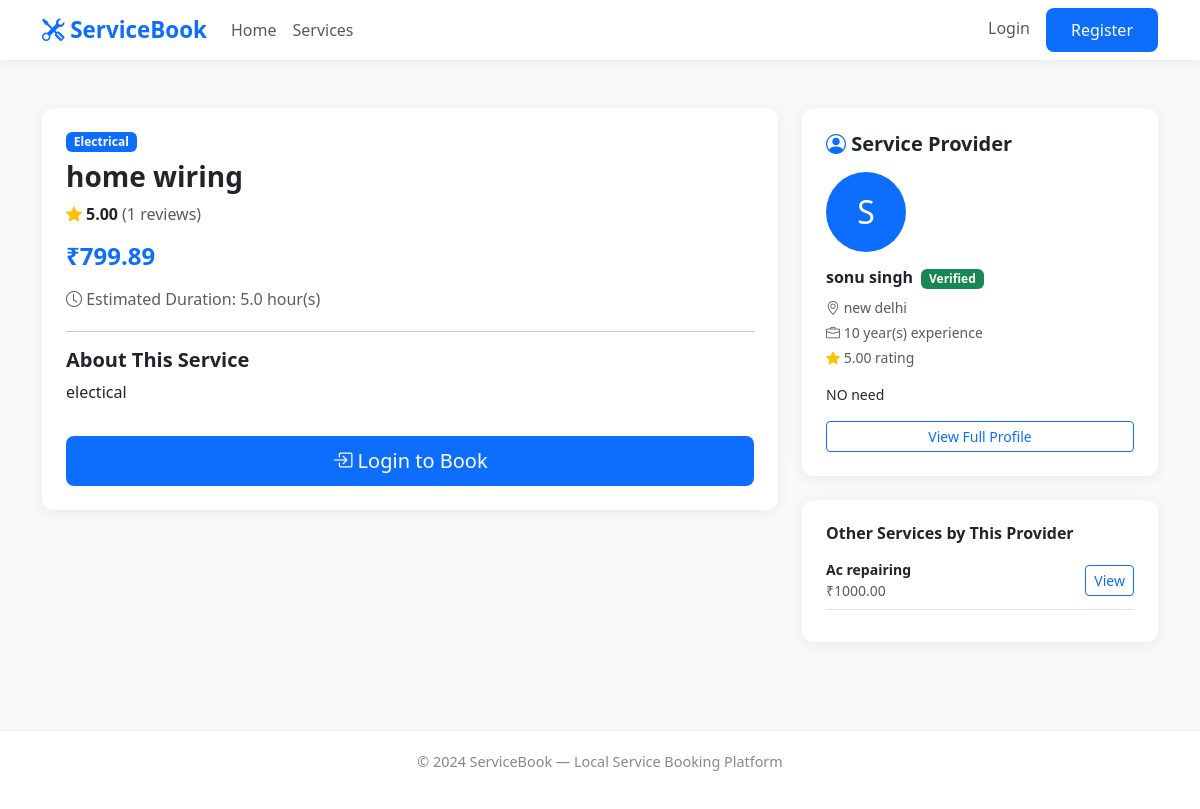
Screenshot of /services/3/ with the database file from the repository.
### services/models.py (models this page shows, shortened)
class Service(models.Model):
    provider = models.ForeignKey(
        'accounts.ProviderProfile',
        on_delete=models.CASCADE,
        related_name='services'
    )
    category = models.ForeignKey(
        'services.ServiceCategory',
        on_delete=models.SET_NULL,
        null=True,
        related_name='services'
    )
    name = models.CharField(max_length=200)
    description = models.TextField()
    price = models.DecimalField(max_digits=8, decimal_places=2)
    duration_hours = models.DecimalField(
        max_digits=4,
        decimal_places=1,
        default=1.0
    )
    is_available = models.BooleanField(default=True)
    created_at = models.DateTimeField(auto_now_add=True)
    updated_at = models.DateTimeField(auto_now=True)
    class Meta:
        ordering = ['-created_at']

class ServiceCategory(models.Model):
    name = models.CharField(max_length=100, unique=True)
    description = models.TextField(blank=True)
    icon = models.CharField(max_length=100, blank=True)
    is_active = models.BooleanField(default=True)
    created_at = models.DateTimeField(auto_now_add=True)
    class Meta:
        verbose_name = 'Service Category'
        verbose_name_plural = 'Service Categories'
        ordering = ['name']

### accounts/models.py (models this page shows, shortened)
class ProviderProfile(models.Model):
    user = models.OneToOneField(
        'accounts.User',
        on_delete=models.CASCADE,
        related_name='provider_profile'
    )
    bio = models.TextField(blank=True)
    address = models.TextField(blank=True)
    city = models.CharField(max_length=100, blank=True)
    experience_years = models.PositiveIntegerField(default=0)
    profile_photo = models.ImageField(
        upload_to='provider_photos/',
        blank=True,
        null=True
    )
    is_verified = models.BooleanField(default=False)
    is_available = models.BooleanField(default=True)
    average_rating = models.DecimalField(
        max_digits=3,
        decimal_places=2,
        default=0.00
    )
    total_reviews = models.PositiveIntegerField(default=0)
    created_at = models.DateTimeField(auto_now_add=True)
    updated_at = models.DateTimeField(auto_now=True)

class User(AbstractUser):
    ROLE_CUSTOMER = 'customer'
    ROLE_PROVIDER = 'provider'
    ROLE_ADMIN = 'admin'
    ROLE_CHOICES = [
        (ROLE_CUSTOMER, 'Customer'),
        (ROLE_PROVIDER, 'Service Provider'),
        (ROLE_ADMIN, 'Administrator'),
    ]
    role = models.CharField(
        max_length=20,
        choices=ROLE_CHOICES,
        default=ROLE_CUSTOMER,
    )
    phone = models.CharField(max_length=15, blank=True)
    email = models.EmailField(unique=True)

### services/views.py (the view)
# urls.py: path('<int:pk>/', views.service_detail, name='service_detail'),
def service_detail(request, pk):
    service = get_object_or_404(Service, pk=pk, is_available=True)
    provider = service.provider
    other_services = Service.objects.filter(
        provider=provider,
        is_available=True
    ).exclude(pk=pk)[:3]
    context = {
        'service': service,
        'provider': provider,
        'other_services': other_services,
    }
    return render(request, 'services/service_detail.html', context)

### notifications/context_processors.py (called while the page is built)
def notification_count(request):
    if request.user.is_authenticated:
        count = request.user.notifications.filter(
            is_read=False
        ).count()
        return {'unread_notifications': count}
    return {'unread_notifications': 0}

### templates/services/service_detail.html (shortened to what this page needs)
{% extends 'base.html' %}
{% block content %}
<div class="container py-5">
    <div class="row">
        <div class="col-md-8">
            <div class="card p-4 mb-4">
                <span class="badge bg-primary mb-2" style="width:fit-content;">
                    {{ service.category.name }}
                </span>
                <h3 class="fw-bold">{{ service.name }}</h3>
                <div class="d-flex align-items-center mb-3">
                    <i class="bi bi-star-fill text-warning me-1"></i>
                    <strong>{{ provider.average_rating }}</strong>
                    <span class="text-muted ms-1">
                        ({{ provider.total_reviews }} reviews)
                    </span>
                </div>
                <h4 class="text-primary fw-bold mb-3">₹{{ service.price }}</h4>
                <p class="text-muted mb-1">
                    <i class="bi bi-clock"></i>
                    Estimated Duration: {{ service.duration_hours }} hour(s)
                </p>
                <hr>
                <h5 class="fw-bold">About This Service</h5>
                <p>{{ service.description }}</p>
                {% if user.is_authenticated and user.is_customer %}
                    <a href="{% url 'create_booking' service.pk %}"
                       class="btn btn-primary btn-lg mt-3">
                        <i class="bi bi-calendar-plus"></i> Book This Service
                    </a>
                {% elif not user.is_authenticated %}
                    <a href="{% url 'login' %}" class="btn btn-primary btn-lg mt-3">
                        <i class="bi bi-box-arrow-in-right"></i>
                        Login to Book
                    </a>
                {% endif %}
            </div>
        </div>
        <div class="col-md-4">
            <div class="card p-4 mb-4">
                <h5 class="fw-bold mb-3">
                    <i class="bi bi-person-circle text-primary"></i>
                    Service Provider
                </h5>
                {% if provider.profile_photo %}
                    <img src="{{ provider.profile_photo.url }}"
                         class="rounded-circle mb-3"
                         width="80" height="80"
                         style="object-fit:cover;">
                {% else %}
                    <div class="rounded-circle bg-primary text-white d-flex align-items-center justify-content-center mb-3"
                         style="width:80px; height:80px; font-size:2rem;">
                        {{ provider.user.first_name|first|upper }}
                    </div>
                {% endif %}
                <h6 class="fw-bold">
                    {{ provider.user.get_full_name|default:provider.user.username }}
                    {% if provider.is_verified %}
                        <span class="badge bg-success ms-1">Verified</span>
                    {% endif %}
                </h6>
                <p class="text-muted small mb-1">
                    <i class="bi bi-geo-alt"></i> {{ provider.city|default:'Location not set' }}
                </p>
                <p class="text-muted small mb-1">
                    <i class="bi bi-briefcase"></i>
                    {{ provider.experience_years }} year(s) experience
                </p>
                <p class="text-muted small mb-3">
                    <i class="bi bi-star-fill text-warning"></i>
                    {{ provider.average_rating }} rating
                </p>
                {% if provider.bio %}
                    <p class="small">{{ provider.bio }}</p>
                {% endif %}
                <a href="{% url 'provider_public_profile' provider.pk %}"
                   class="btn btn-outline-primary btn-sm w-100">
                    View Full Profile
                </a>
            </div>
            {% if other_services %}
                <div class="card p-4">
                    <h6 class="fw-bold mb-3">Other Services by This Provider</h6>
                    {% for s in other_services %}
                        <div class="d-flex justify-content-between align-items-center mb-2 pb-2 border-bottom">
                            <div>
                                <p class="mb-0 small fw-semibold">{{ s.name }}</p>
                                <p class="mb-0 text-muted small">₹{{ s.price }}</p>
                            </div>
                            <a href="{% url 'service_detail' s.pk %}"
                               class="btn btn-outline-primary btn-sm">
                                View
                            </a>
                        </div>
                    {% endfor %}
                </div>
            {% endif %}
        </div>
    </div>
</div>
{% endblock %}

### templates/base.html (style rules this page uses)
body { background-color: #f8f9fa; font-family: 'Segoe UI', sans-serif; }
.btn-primary { background-color: #0d6efd; border: none; padding: 10px 25px; border-radius: 8px; }
.card { border: none; border-radius: 12px; box-shadow: 0 2px 15px rgba(0, 0, 0, 0.07); }

### rows the page displays
Service: category.name "Electrical", name "home wiring", price "799.89", duration_hours "5.0", description "electical"
ProviderProfile: average_rating "5.00", total_reviews "1", user.first_name|first "S", user.get_full_name "sonu singh", city "new delhi", experience_years "10", bio "NO need"
Service: name "Ac repairing", price "1000.00"
